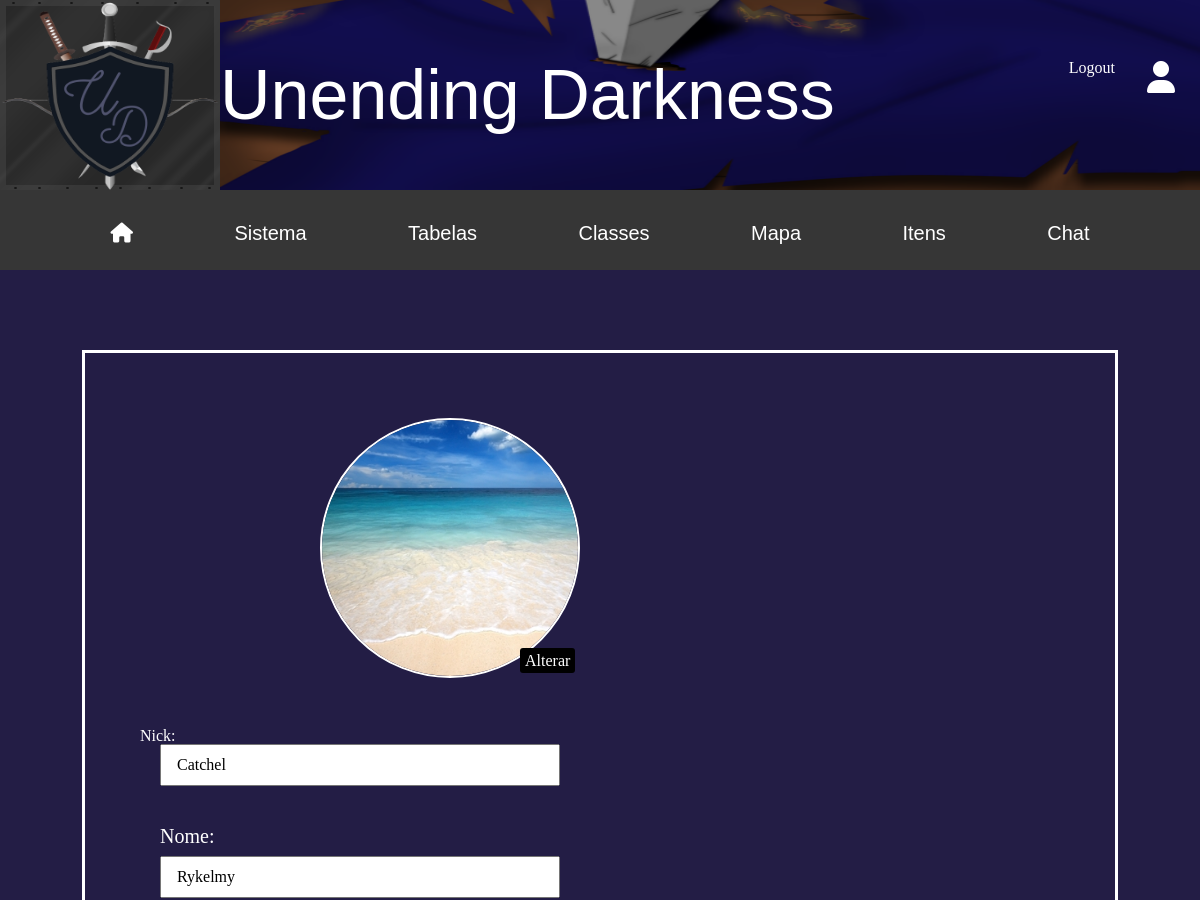
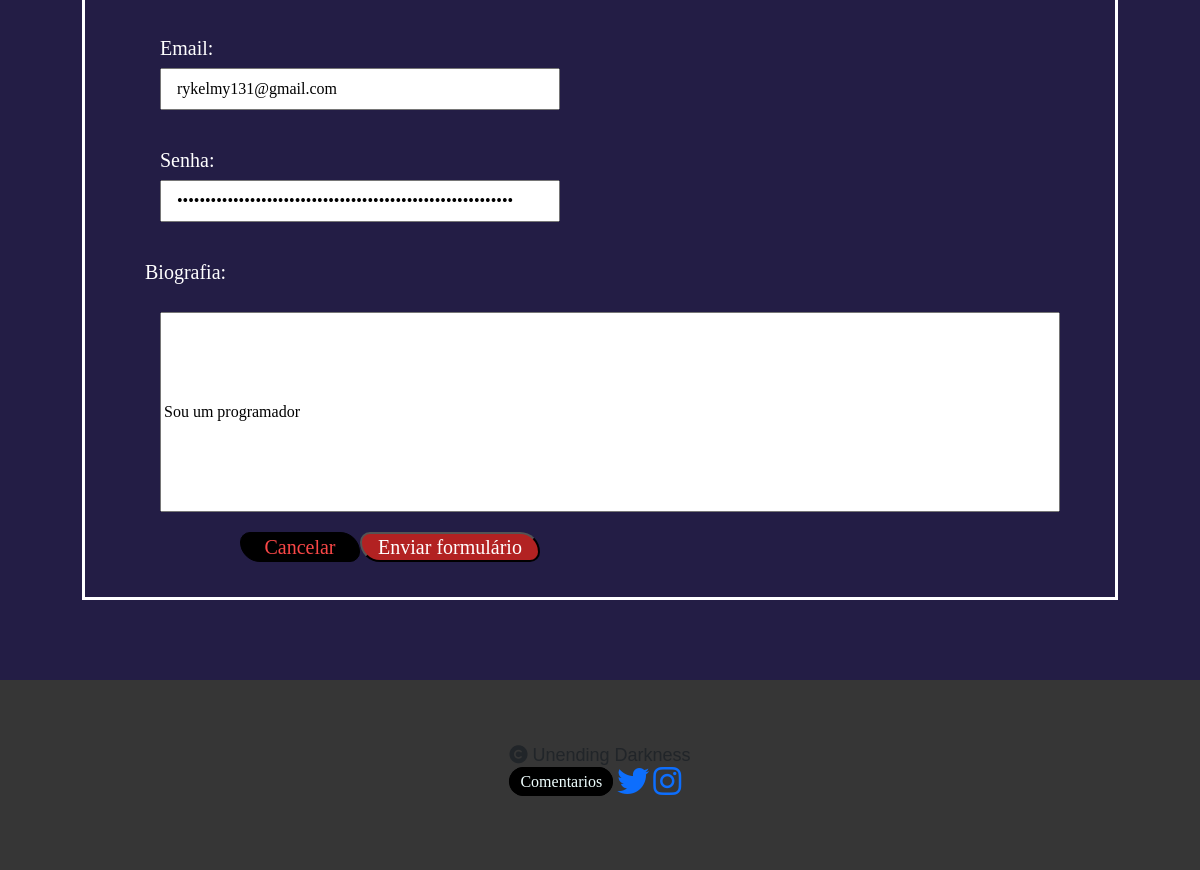
The page /app/perfil-edit.php (signed in) on the database its author committed (2 pictures, top to bottom).
### tables this page shows
CREATE TABLE `img_usuario` (
  `id_img` int(11) NOT NULL,
  `nome_img` varchar(60) DEFAULT NULL,
  `foto_end` varchar(90) DEFAULT NULL,
  `id_usuario` int(11) DEFAULT NULL
);

CREATE TABLE `tbl_usuario` (
  `id_usuario` int(11) NOT NULL,
  `sessao_status` varchar(50) NOT NULL,
  `nick_usuario` varchar(60) NOT NULL,
  `nome_usuario` varchar(60) NOT NULL,
  `email_usuario` varchar(60) NOT NULL,
  `senha_usuario` varchar(300) NOT NULL,
  `bio_usuario` varchar(450) NOT NULL
);

### classes/repositorioUsuario.php (called while the page is built, shortened)
<?php
include 'usuario.php';
require_once 'conexao.php';
class RepositorioUsuariosMySQL implements IRepositorioUsuarios
{
    private $conexao;
    public function __construct()
    {
        $this->conexao = new Conexao("localhost","root","","4ad");
    }
    public function ListarDados($id_usuario)
    {
        $sql = "SELECT * FROM tbl_usuario WHERE id_usuario = '$id_usuario'";
        $listagem = $this->conexao->executarQuery($sql);
        $arrayDados = array();
        while($linha = mysqli_fetch_array($listagem)){
            $perfil = new Usuario(
                $linha['nome_usuario'],
                $linha['nick_usuario'],
                $linha['email_usuario'],
                $linha['senha_usuario'],
                $linha['bio_usuario']);
            array_push($arrayDados, $perfil);
        }
        return $arrayDados;
    }
    public function SetarImagemUsuario($id_usuario)
    {
        $sql = "SELECT * FROM img_usuario WHERE id_usuario = '$id_usuario'";
        $consulta = $this->conexao->executarQuery($sql);
        $registro = mysqli_fetch_array($consulta);
        $img_end = $registro[2];
        return $img_end;
    }
}

### classes/conexao.php (called while the page is built, shortened)
<?php
class Conexao{
    private $host;
    private $usuario;
    private $senha;
    private $banco;
    private $conexao;
    function __construct($host,$usuario,$senha,$banco)
    {
        $this->host=$host;
        $this->usuario=$usuario;
        $this->senha=$senha;
        $this->banco=$banco;
    }
    function conectar(){
        $this->conexao = mysqli_connect(
            $this->host,
            $this->usuario,
            $this->senha,
            $this->banco
        );
        if ($this->conexao->connect_error) {
            error_log('Connection error: ' . $this->conexao->connect_error);
            return false;
        } else {
            mysqli_query($this->conexao,"SET NAMES 'UTF8'");
            return true;
        }
    }
    function executarQuery($sql){
        return mysqli_query($this->conexao,$sql);
    }
}

### classes/usuario.php (called while the page is built, shortened)
<?php
class Usuario
{
    private $nome_usuario;
    private $nick_usuario;
    private $email_usuario;
    private $bio_usuario;
    public function __construct($nome_usuario,$nick_usuario,$email_usuario,$senha_usuario,$bio_usuario)
    {
        $this->nome_usuario=$nome_usuario;
        $this->nick_usuario=$nick_usuario;
        $this->email_usuario=$email_usuario;
        $this->bio_usuario=$bio_usuario;
    }
    public function getNomeUsuario(){
        return $this->nome_usuario;
    }
    public function getNickUsuario(){
        return $this->nick_usuario;
    }
    public function getEmailUsuario(){
        return $this->email_usuario;
    }
    public function getBioUsuario(){
        return $this->bio_usuario;
    }
}

### app/perfil-edit.php (the view, shortened to what this page needs)
<?php
    require_once '../classes/repositorioUsuario.php';
    $repositorio = new RepositorioUsuariosMySQL();
    if($_SESSION['id_usuario'] != NULL){
      $id_usuario = $_SESSION['id_usuario'];
      $informacoes = $repositorio->ListarDados($id_usuario);
    } else {
      header('Location: ../index.php');
    }
    if(isset($_SESSION['img_usuario'])){
      $img = $_SESSION['img_usuario'];
    } else {
      $img = $repositorio->SetarImagemUsuario($id_usuario);
    }
?>
<!DOCTYPE html>
<html lang="pt-br">
<head>
    <link href="../assets/bootstrap/css/bootstrap.min.css" rel="stylesheet">
    <link rel="stylesheet" href="https://cdnjs.cloudflare.com/ajax/libs/font-awesome/6.1.1/css/all.min.css" />
    <link rel="stylesheet" href="../assets/style/reset.css">
    <link rel="stylesheet" href="../assets/style/home.css">
    <link rel="stylesheet" href="../assets/style/perfilEdit.css">
</head>
<body>
    <header class="header">
        <div class="caixa__header__titulo">
            <h1 class="header__title">Unending Darkness</h1>
        </div>
        <div class="header__perfil">
          <?php
            if(isset($_SESSION['id_usuario'])){
              echo"<a class='header__perfil__item' href='perfil.php'><i class='fa-solid fa-user fa-2xl'></i></a>";
              echo"<a class='header__perfil__login' href='logout.php'>Logout</a>";
            } else {
              echo"<a class='header__perfil__login' href='app/login.php'>Login</a>";
              echo"<a class='header__perfil__cadastrar' href='cadastro.php'>Cadastrar</a>";
            }
          ?>
        </div>
    </header>
    <nav class="navbar navbar-expand-lg top-menu img-fluid">
      <div class="container-fluid top-menu-bar">
        <div class="collapse navbar-collapse justify-content-evenly top-menu-caixaList" id="navbarNav">
          <ul class="navbar-nav top-menu__list">
            <li class="nav-item top-menu__item">
              <a class="nav-link active top-menu__item__link" aria-current="page" href="../index.php"><i class="fa-solid fa-house"></i></a>
            </li>
            <li class="nav-item top-menu__item">
              <a class="nav-link top-menu__item__link" href="../nav/sistemas.php">Sistema</a>
            </li>
            <li class="nav-item top-menu__item">
              <a class="nav-link top-menu__item__link" href="../nav/tabelas.php">Tabelas</a>
            </li>
            <li class="nav-item top-menu__item">
              <a class="nav-link top-menu__item__link" href="../nav/classes.php">Classes</a>
            </li>
            <li class="nav-item top-menu__item">
              <a class="nav-link top-menu__item__link" href="../nav/mapas.php">Mapa</a>
            </li>
            <li class="nav-item top-menu__item">
              <a class="nav-link top-menu__item__link" href="../nav/itens.php">Itens</a>
            </li>
            <li class="nav-item top-menu__item">
                <a class="nav-link top-menu__item__link" href="Chat/chat_geral/index_chat_geral.php">Chat</a>
              </li>
          </ul>
        </div>
      </div>
    </nav>
    <div class="caixa__logo">
      <img src="../assets/img/Logo.png" alt="Logo de Infinity darkness" class="logo">
    </div>
    <main class="main">
      <div class="caixa__pai">
        <form class="caixa__form" enctype="multipart/form-data" action="atualiza_perfil.php" method="post" enctype="multipart/form-data">
          <div class="caixa__campo">
            <div class="caixa__foto">
              <?php
                echo "<img src='$img' alt='' class='caixa__foto__perfil'>"
              ?>
              <label class="caixa__foto__edit" for="arquivo">Alterar</label>
            </div>
            <?php
              $dados = array_shift($informacoes);
              echo "<label for='nick class='caixa__label'>Nick:</label>";
              echo "<input type='text' id='nick' name='nick' class='caixa__input' value='".$dados->getNickUsuario()."'>";
              echo "<label for='nomeSobreno' class='caixa__label'>Nome:</label>";
              echo "<input type='text' id='nomeSobreno' name='nome' class='caixa__input' value='".$dados->getNomeUsuario()."'>";
              echo "<label for='email' class='caixa__label'>Email:</label>";
              echo "<input type='email' id='email' name='email' class='caixa__input' value='".$dados->getEmailUsuario()."'>";
              echo "<label for='senha' class='caixa__label'>Senha:</label>";
              echo "<input type='password' id='senha' name='senha' class='caixa__input' value='".$_SESSION['senha_usuario']."'>";
            ?>
          </div>
          <div class="caixa_bio">
            <label for="mensagem" class="caixa__bio__label">Biografia:</label>
              <?php
                echo "<input cols='100' rows='10' id='bio' name='bio' class='caixa__bio__input' value='".$dados->getBioUsuario()."'>"
              ?>
          </div>
          <div class="bot">
            <a class="bot__link" href="perfil.php">Cancelar</a>
            <input type="submit" value="Enviar formulário" class="caixa__input__enviar">
          </div>
        </form>
      </div>
    </main>
    <footer class="rodape__pai">
        <div class="rodape__caixa">
            <h2 class="rodape__caixa__h2"><i class="fa-solid fa-copyright"></i> Unending Darkness </h2>
            <a class="rodape__caixa__but" href="">Comentarios</a>
            <a class="rodape__caixa_link" href="link do twiter"><i class="fa-brands fa-twitter fa-2xl"></i></a>
            <a class="rodape__caixa_link" href="link do instagram"><i class="fa-brands fa-instagram fa-2xl"></i></a>
        </div>
    </footer>
</body>
</html>

### assets/style/home.css (style rules this page uses)
body { display: grid; grid-template-columns: 220px auto; grid-template-rows: 190px 80px auto 150px; grid-template-areas: "logo header" "top-menu top-menu" "container container" "rodape rodape"; height: 100vh; flex: 1; background: #1b153ff6; }
.header { grid-area: header; display: flex; flex-direction: row; background-image: url('../img/FaixaSite.png'); }
.caixa__header__titulo { display: flex; align-items: center; flex-wrap: wrap; margin: 0px ; }
.header__title { color: #ffffff; font-family: Impact, Haettenschweiler, 'Arial Narrow Bold', sans-serif; font-size: 70px; }
.header__perfil { display: flex; align-self: flex-end; gap: 10px; margin-right: 10px; }
.header__perfil__item { color: #ffffff; text-decoration: none; position: absolute; right: 25px; top: 70px; }
.header__perfil__login { color: #ffffff; text-decoration: none; position: absolute; right: 85px; top: 60px; font-family: fantasy; }
.top-menu { grid-area: top-menu; background-color: #363636; padding: 25px 5px; flex: 1; }
.top-menu__list { flex: 1; justify-content: space-evenly; background: #363636; }
.top-menu__item { margin-top: 5px; }
.top-menu__item__link { color: #ffffff; text-decoration: none; font-size: 20px; font-family: Impact, Haettenschweiler, 'Arial Narrow Bold', sans-serif; }
.caixa__logo { display: flex; background-image: url('../img/MetalLogo.png'); grid-area: logo }
.logo { width: 100%; height: 100%; }
.main { grid-area: container ; height: 100%; color: #ffffff; margin: 0% 9%; }
.rodape__pai { grid-area: rodape; display: flex; justify-content: center; background: #363636; position: static; height: 190px; }
.rodape__caixa { margin-top: 65px; }
.rodape__caixa__h2 { font-family: Impact, Haettenschweiler, 'Arial Narrow Bold', sans-serif; font-size: 18px; margin-bottom: 10px; }
.rodape__caixa__but { padding: 5px 10px 5px 10px; border: solid 1px black; background: black; color: azure; text-decoration: none; border-radius: 15px; }

### assets/style/perfilEdit.css (style rules this page uses)
.main { flex: 1; grid-area: container; justify-self: center; }
.caixa__pai { border: solid rgb(255, 255, 255) 3px; margin: 80px 0px; padding: 15px; display: flex; flex-wrap: wrap; justify-content: space-between; flex-direction: row; }
.caixa__form { margin: 20px 40px; display: flex; flex-direction: column; width: 40%; }
.caixa__foto { margin-top: 30px; margin-left: 180px; margin-bottom: 50px; width: 260px; height: 260px; display: flex; }
.caixa__foto__perfil { border: solid 2px rgb(255, 255, 255); border-radius: 50%; margin: 0px 0px 0px 0px; max-width: 100%; max-height: 100%; object-fit: cover; }
.caixa__foto__edit { color: white; background: rgb(0, 0, 0); transition: 1s; position: relative; left: -60px; top: 230px; width: auto; height: 25px; padding: 5px; border-radius: 3px; }
.caixa__campo { display: flex; flex-direction: column; }
.caixa__label { display: flex; margin-left: 20px; margin-bottom: 10px; font-size: 20px; color: #ffffff; }
.caixa__input { display: flex; margin-left: 20px; margin-bottom: 40px; padding: 10px 15px; width: 400px; }
.caixa__bio__label { display: flex; margin-left: 5px; margin-bottom: 30px; font-size: 20px; color: #ffffff; }
.caixa__bio__input { display: flex; margin: 0px 0px 20px 20px; width: 900px; height: 200px; }
.bot { display: flex; flex-direction: co; align-items: center; justify-content: flex-end; }
.caixa__input__enviar { border-radius: 10px 20px; color: rgb(255, 255, 255); font-size: 20px; background: #B22222; transition: 0.5s; width: 180px; height: 30px; display: flex; align-items: center; justify-content: center }
.bot__link { padding: 10px; text-decoration: none; color: #fa4747; background: black; font-size: 20px; border: solid 1px black; border-radius: 10px 20px; width: 120px; height: 30px; display: flex; align-items: center; justify-content: center; }

### rows shown on the page
img_usuario: foto_end (picture)
tbl_usuario: nick "Catchel", nome "Rykelmy", email "rykelmy131@gmail.com", bio "Sou um programador"
